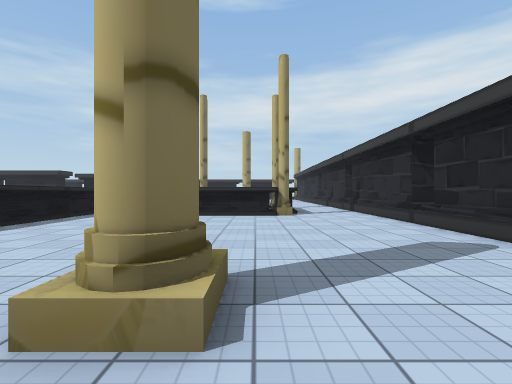
view 1 (above)

15 first-person views from a walk through a Unity game level. The camera is 1.2 m above the floor, looks level and sees 85° across. Doors are open. The floor is counted in squares, 2 m on a side. Each view is taken from the middle of a square. On the plan, view 1 faces up. The plan holds only what a view shows up to about 9 squares ahead; the rest is blank. The place goes on beyond the plan. The player is left out. Some surface patterns are stand-ins.

view 2
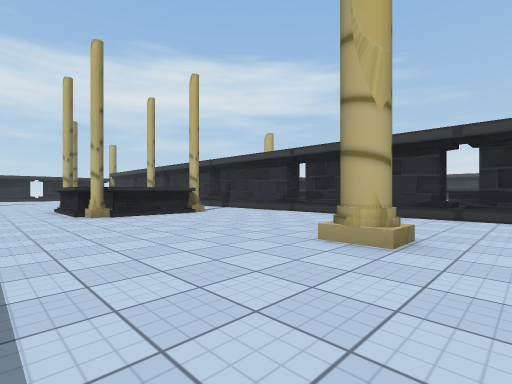

view 3
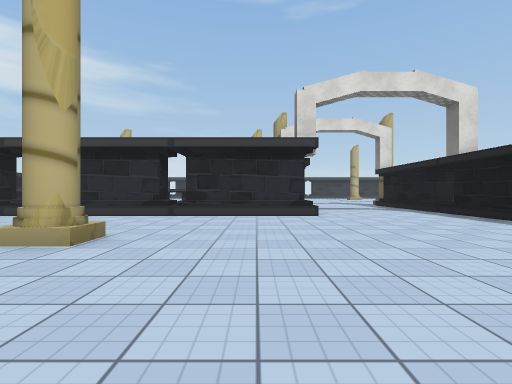

view 4
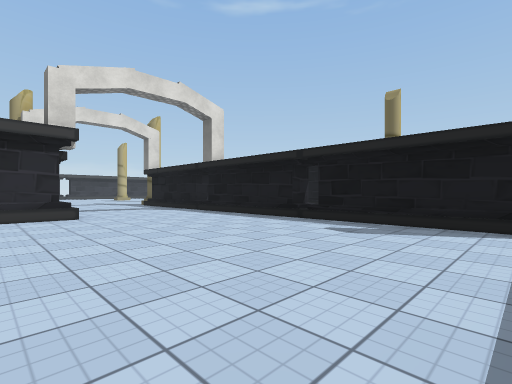

view 5
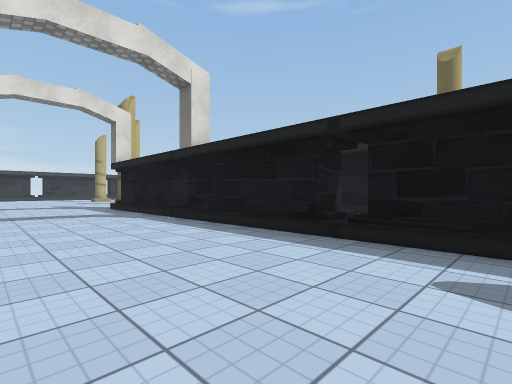

view 6
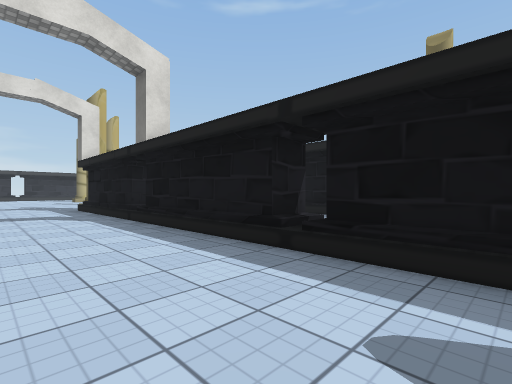

view 7
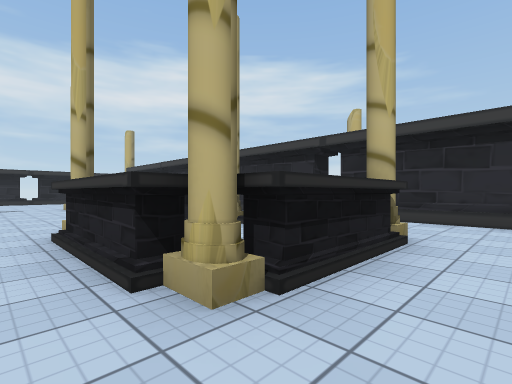

view 8
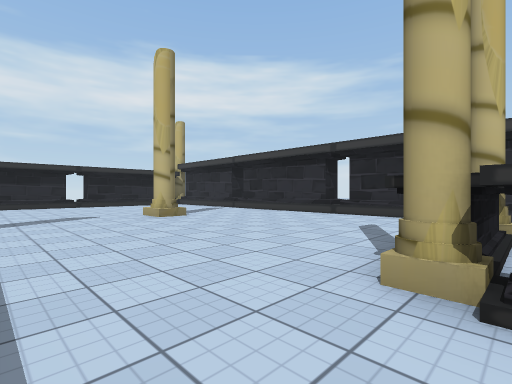

view 9
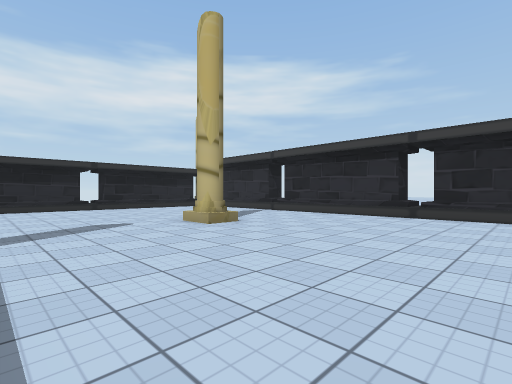

view 10
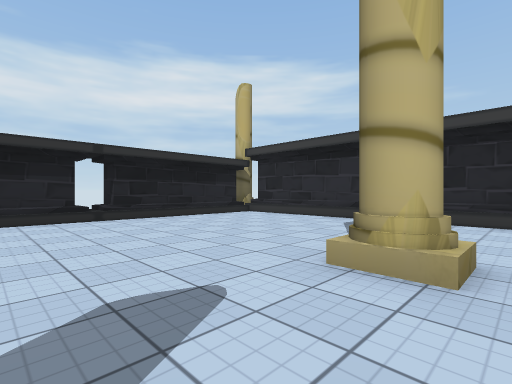

view 11
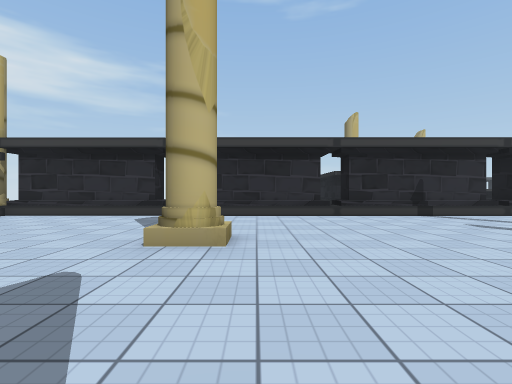

view 12
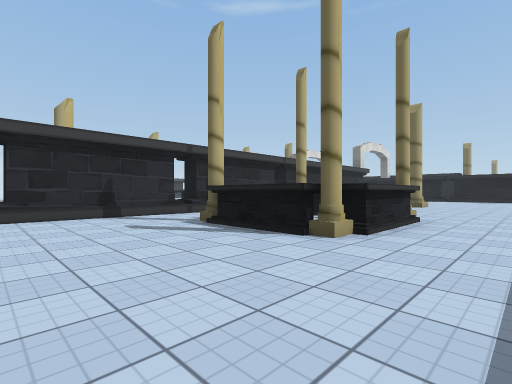

view 13
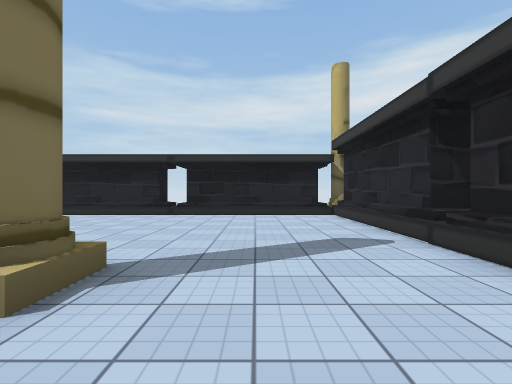

view 14
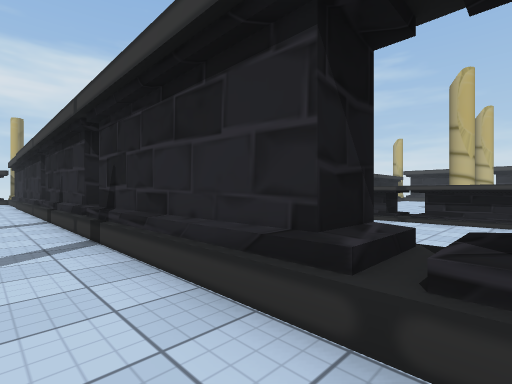

view 15
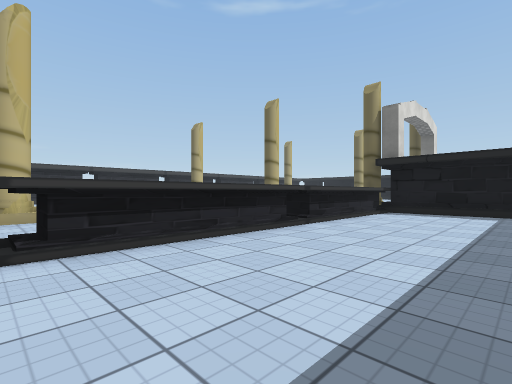

### Floor plan
Key: @ floor where view 1 was taken; # wall or solid block; x gap in a wall; . floor; / step, stairs or slope; ^ raised ledge.
Columns run from 4 left of view 1 to 12 right of it. Each row starts with its distance up from view 1.
 23 ###/### x
 22 ......./#
 21 ......./#
 20 ......./#
 19 ......./#
 18 .......//
 17 ....#../#
 16 ......./#
 15 ......./#
 14 .......//
 13 ......./#
 12 ......./#
 11 ......./#
 10 ..^^^^.//
  9 ..^ .^./#
  8 ..^  ^./#   ^
  7 ...^^../#...^^..#
  6 ......./#...^ ...
  5 ......./x...^
  4 ......./#...^
  3 ......./#...^
  2 ...#.../#...^^
  1 .......//...^
  0 ....@../#...^
 -1 ......./#...^
 -2 ......./####x#
 -3 ............
 -4 ..............
 -5 ..............
 -6 .............
 -7 ####/###/####
 -8
 -9
-10
-11      ###

Where each view was taken, in squares from view 1:
view 1: 0 up, 0 right, facing up
view 2: 0 up, 4 left, facing up-right
view 3: 1 down, 4 left, facing right
view 4: 1 down, 4 left, facing down-right
view 5: 3 down, 2 left, facing down-right
view 6: 4 down, 2 left, facing down-right
view 7: 6 up, 3 left, facing up-right
view 8: 10 up, 4 left, facing up-right
view 9: 12 up, 4 left, facing up-right
view 10: 16 up, 3 left, facing up-right
view 11: 16 up, 4 left, facing right
view 12: 14 up, 4 left, facing down-right
view 13: 15 up, 1 right, facing up
view 14: 5 up, 2 right, facing up-right
view 15: 7 up, 5 right, facing down-right
